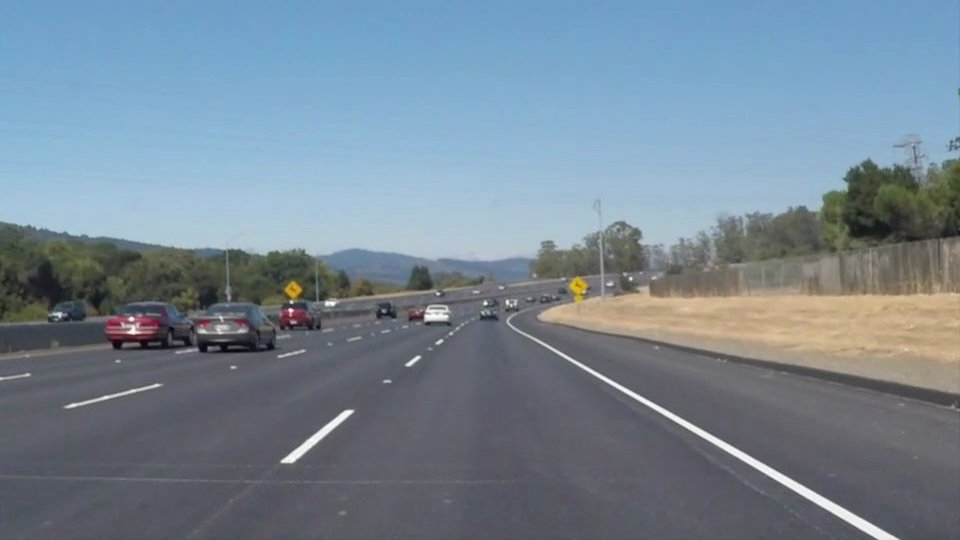
#> input picture test_images/solidWhiteCurve.jpg, 960 x 540 px; its folder holds only this picture in this run
$ python process_image.py
#> lines starting #> are read from the running program, lines starting #| are printed output that depends on the picture; after the words box and inside, x2 and y2 are one past the last pixel; in counts of white or black regions, pixels touching at a corner belong together
import os
import matplotlib.pyplot as plt
import matplotlib.image as mpimg
import numpy as np
import cv2


#def process_image(img):

import math

def grayscale(img):
    """Applies the Grayscale transform
    This will return an image with only one color channel
    but NOTE: to see the returned image as grayscale
    you should call plt.imshow(gray, cmap='gray')"""
    return cv2.cvtColor(img, cv2.COLOR_RGB2GRAY)
    # Or use BGR2GRAY if you read an image with cv2.imread()
    # return cv2.cvtColor(img, cv2.COLOR_BGR2GRAY)


def canny(img, low_threshold, high_threshold):
    """Applies the Canny transform"""
    return cv2.Canny(img, low_threshold, high_threshold)


def gaussian_blur(img, kernel_size):
    """Applies a Gaussian Noise kernel"""
    return cv2.GaussianBlur(img, (kernel_size, kernel_size), 0)


def region_of_interest(img, vertices):
    """
    Applies an image mask.

    Only keeps the region of the image defined by the polygon
    formed from `vertices`. The rest of the image is set to black.
    """
    # defining a blank mask to start with
    mask = np.zeros_like(img)

    # defining a 3 channel or 1 channel color to fill the mask with depending on the input image
    if len(img.shape) > 2:
        channel_count = img.shape[2]  # i.e. 3 or 4 depending on your image
        ignore_mask_color = (255,) * channel_count
    else:
        ignore_mask_color = 255

    # filling pixels inside the polygon defined by "vertices" with the fill color
    cv2.fillPoly(mask, vertices, ignore_mask_color)

    # returning the image only where mask pixels are nonzero
    masked_image = cv2.bitwise_and(img, mask)
    return masked_image


def draw_lines(img, lines, color=[255, 0, 0], thickness=2):
    """
    NOTE: this is the function you might want to use as a starting point once you want to
    average/extrapolate the line segments you detect to map out the full
    extent of the lane (going from the result shown in raw-lines-example.mp4
    to that shown in P1_example.mp4).

    Think about things like separating line segments by their
    slope ((y2-y1)/(x2-x1)) to decide which segments are part of the left
    line vs. the right line.  Then, you can average the position of each of
    the lines and extrapolate to the top and bottom of the lane.

    This function draws `lines` with `color` and `thickness`.
    Lines are drawn on the image inplace (mutates the image).
    If you want to make the lines semi-transparent, think about combining
    this function with the weighted_img() function below
    """
    # for line in lines:
    #     for x1, y1, x2, y2 in line:
    #         cv2.line(img, (x1, y1), (x2, y2), color, thickness)
    #
    left_points = []
    right_points = []

    left_miny = np.shape(img)[0]-1;
    left_maxy = np.shape(img)[0]-1;
    right_miny = np.shape(img)[0]-1;
    right_maxy=np.shape(img)[0]-1;
    for line in lines:
        if line[0][0] < np.shape(img)[1] / 2:
            left_points.append([line[0][0], line[0][1]])
            left_points.append([line[0][2], line[0][3]])
            if line[0][1]<left_miny:
                left_miny=line[0][1]
        else:
            right_points.append([line[0][0], line[0][1]])
            right_points.append([line[0][2], line[0][3]])
            if line[0][1]<right_miny:
                right_miny=line[0][1]

    left_line = cv2.fitLine(np.array([left_points]), cv2.DIST_L2, 0, 0.01, 0.01)
    right_line = cv2.fitLine(np.array([right_points]), cv2.DIST_L2, 0, 0.01, 0.01)

    left_minx = int(left_line[0][0]*(left_miny-left_line[3][0])/left_line[1][0]+left_line[2][0])
    left_maxx = int(left_line[0][0]*(left_maxy-left_line[3][0])/left_line[1][0]+left_line[2][0])

    right_minx = int(right_line[0][0] * (right_miny - right_line[3][0]) / right_line[1][0] + right_line[2][0])
    right_maxx = int(right_line[0][0] * (right_maxy - right_line[3][0]) / right_line[1][0] + right_line[2][0])

    cv2.line(img, (left_minx, left_miny), (left_maxx, left_maxy), color, 5)
    cv2.line(img, (right_minx, right_miny), (right_maxx, right_maxy), color, 5)


def hough_lines(img, rho, theta, threshold, min_line_len, max_line_gap):
    """
    `img` should be the output of a Canny transform.

    Returns an image with hough lines drawn.
    """
    lines = cv2.HoughLinesP(img, rho, theta, threshold, np.array([]), minLineLength=min_line_len,
                            maxLineGap=max_line_gap)
    line_img = np.zeros((img.shape[0], img.shape[1], 3), dtype=np.uint8)
    draw_lines(line_img, lines, [0, 0, 255])
    return line_img


# Python 3 has support for cool math symbols.

def weighted_img(img, initial_img, α=0.8, β=1., λ=0.):
    """
    `img` is the output of the hough_lines(), An image with lines drawn on it.
    Should be a blank image (all black) with lines drawn on it.

    `initial_img` should be the image before any processing.

    The result image is computed as follows:

    initial_img * α + img * β + λ
    NOTE: initial_img and img must be the same shape!
    """
    return cv2.addWeighted(initial_img, α, img, β, λ)


def process_single_image(path):
#> called with path = 'test_images/solidWhiteCurve.jpg'
    raw_img = cv2.imread(path)
#> raw_img is the input picture: shape (540, 960, 3); mean B, G, R 148.1, 134.5, 118.5
    gray_img = grayscale(raw_img)
#> in grayscale, `return cv2.cvtColor(img, cv2.COLOR_RGB2GRAY)`:
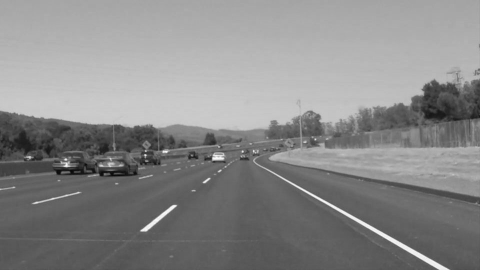
#> returned value: shape (540, 960) (shown at 1/2 size); min 3, max 255, mean 136.7
    blur_img = gaussian_blur(gray_img, 5)
    canny_img = canny(blur_img, 50, 150)
#> in canny, `return cv2.Canny(img, low_threshold, high_threshold)`:
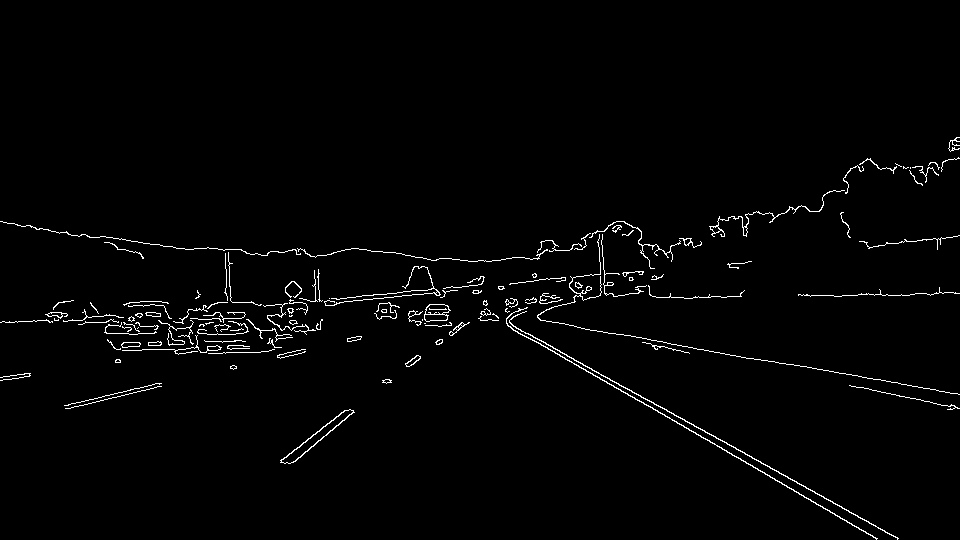
#> returned value: shape (540, 960); 1.7% white in thin lines or dots, all inside (x1, y1, x2, y2) = (0, 137, 960, 540)
    x_dim = np.shape(raw_img)[1]
    y_dim = np.shape(raw_img)[0]
    vertices = np.array([[(10, y_dim - 1), (x_dim - 10, y_dim - 1), (x_dim / 2 + 40, y_dim / 1.65), (x_dim / 2 - 40, y_dim / 1.65)]],dtype=np.int32)
    sub_img = region_of_interest(canny_img, vertices)
#> in region_of_interest, `cv2.fillPoly(mask, vertices, ignore_mask_color)`:
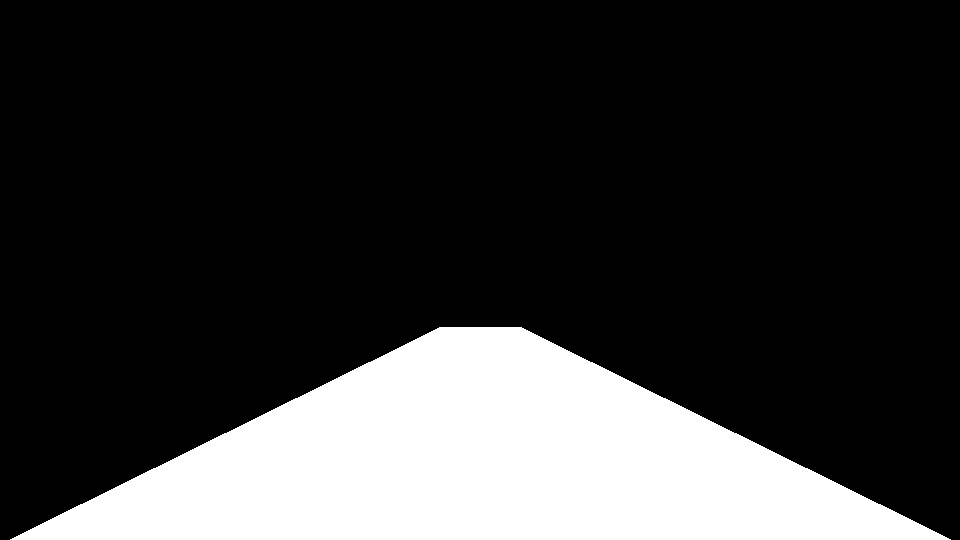
#> mask: shape (540, 960); 21% white; 1 white region, box (x1, y1, x2, y2) and area: (10, 327, 951, 540) 109061
#> in region_of_interest, `masked_image = cv2.bitwise_and(img, mask)`:
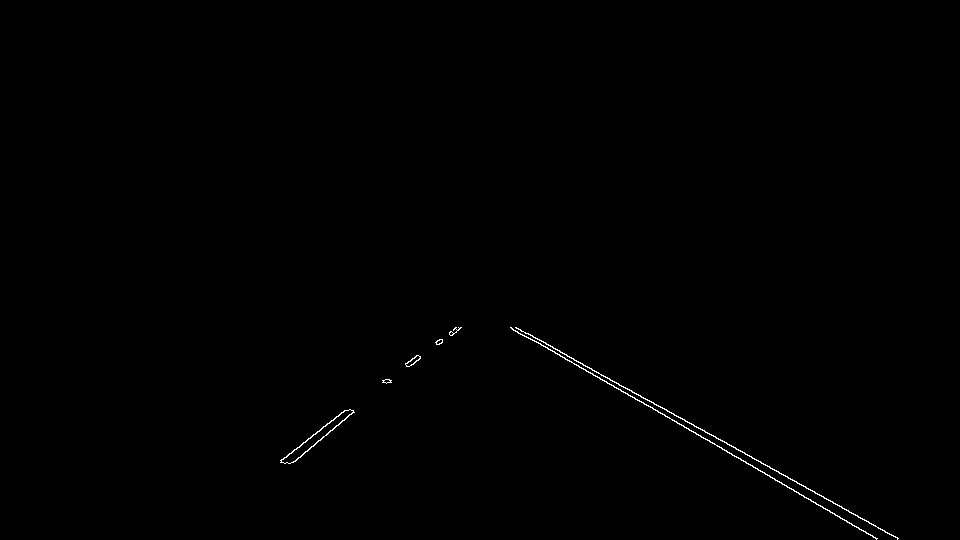
#> masked_image: shape (540, 960); 0.3% white in thin lines or dots, all inside (x1, y1, x2, y2) = (280, 327, 899, 540)
    hough_img = hough_lines(sub_img, 1, 3.14 / 180, 20, 10, 20)
#> in hough_lines, `lines = cv2.HoughLinesP(img, rho, theta, threshold, np.array([]), minL..`: lines = 13 rows, first 6: [516, 327, 898, 538], [510, 327, 876, 538], [511, 327, 834, 513], [293, 462, 353, 412], [281, 460, 320, 430], [382, 382, 455, 327]
#> the loop in draw_lines, `for line in lines:` made 13 passes
#> (line, left_miny) on passes 4, 5, 6, 9: ([[293, 462, 353, 412]], 462), ([[281, 460, 320, 430]], 460), ([[382, 382, 455, 327]], 382), ([[441, 343, 459, 329]], 343)
#> after the loop in draw_lines, `for line in lines:`: left_miny = 343; left_points = [[293, 462], [353, 412], [281, 460], [320, 430], [382, 382], [455, 327], [323, 426], [345, 410], [317, 441], [353, 411], [441, 343], [459, 329], [387, 382], [460, 328], [307, 439], [349, 409], [386, 383], [454, 328]]; right_miny = 327; right_points = [[516, 327], [898, 538], [510, 327], [876, 538], [511, 327], [834, 513], [512, 329], [526, 337]]
#> in draw_lines, `left_line = cv2.fitLine(np.array([left_points]), cv2.DIST_L2, 0, 0.01,..`: left_line = [0.794, -0.608, 370.3, 394.6]
#> in draw_lines, `right_line = cv2.fitLine(np.array([right_points]), cv2.DIST_L2, 0, 0.0..`: right_line = [0.871, 0.491, 647.9, 404.5]
#> in draw_lines, `left_minx = int(left_line[0][0]*(left_miny-left_line[3][0])/left_line[..`: left_minx = 437
#> in draw_lines, `left_maxx = int(left_line[0][0]*(left_maxy-left_line[3][0])/left_line[..`: left_maxx = 181
#> in draw_lines, `right_minx = int(right_line[0][0] * (right_miny - right_line[3][0]) / ..`: right_minx = 510
#> in draw_lines, `right_maxx = int(right_line[0][0] * (right_maxy - right_line[3][0]) / ..`: right_maxx = 886
#> in draw_lines, `cv2.line(img, (right_minx, right_miny), (right_maxx, right_maxy), colo..`:
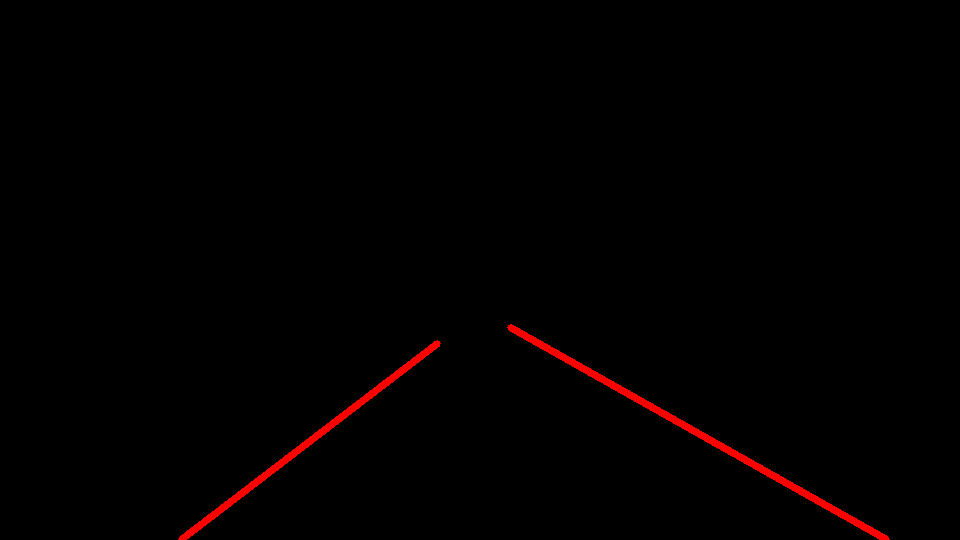
#> img: shape (540, 960, 3); mean of channels 0, 1, 2 0, 0, 2.7; drawn as B, G, R
    hough_img = gaussian_blur(hough_img, 5)
    weighted_image = weighted_img(raw_img, hough_img)
    return weighted_image

filenames=os.listdir('test_images/')
for name in filenames:
    file_path='test_images/'+name
    img=process_single_image(file_path)
    cv2.imshow(name + 'weighted', img)
    cv2.imwrite(file_path[0:len(file_path)-4]+'_result.jpg', img)
    # blur_img = gaussian_blur(weighted_image, 5)
    # cv2.imshow(name + 'wb', weighted_image)
    cv2.waitKey(0)
    cv2.destroyAllWindows()

$ run again, on test_images/solidYellowLeft.jpg
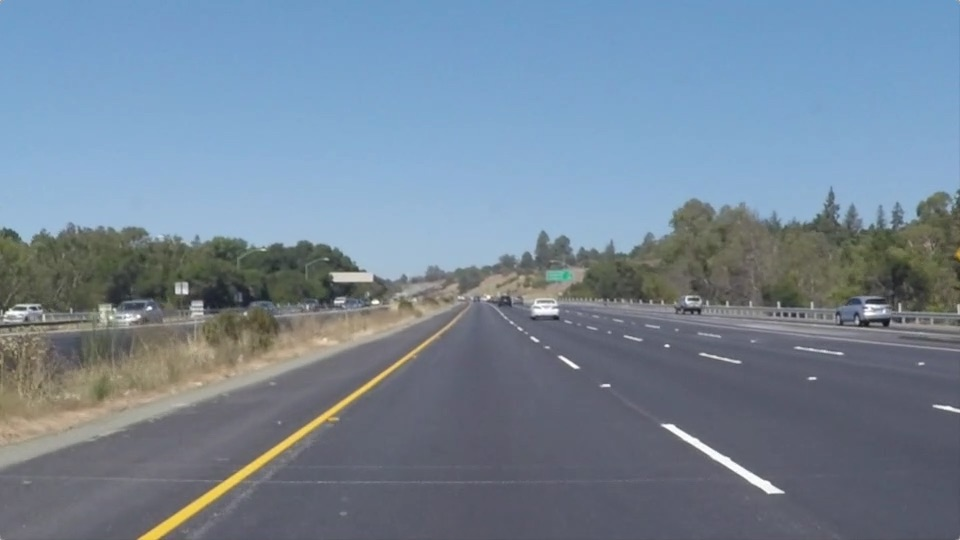
#> input picture test_images/solidYellowLeft.jpg, 960 x 540 px
#> in process_single_image, raw_img is the input picture: shape (540, 960, 3); mean B, G, R 150.8, 133.6, 116.5
#> in canny, `return cv2.Canny(img, low_threshold, high_threshold)`:
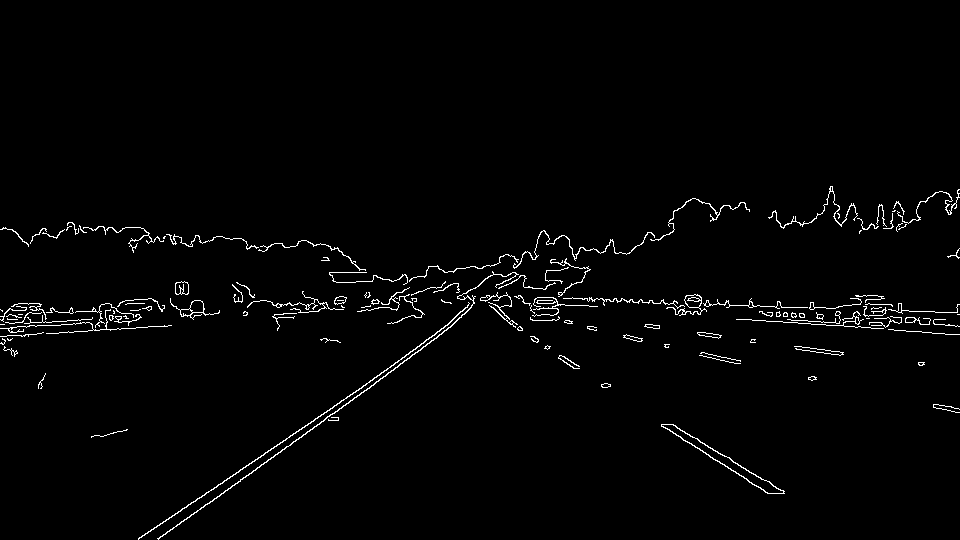
#> returned value: shape (540, 960); 1.7% white in thin lines or dots, all inside (x1, y1, x2, y2) = (0, 186, 960, 540)
#> mask: shape (540, 960); 21% white; 1 white region, box (x1, y1, x2, y2) and area: (10, 327, 951, 540) 109061
#> masked_image: shape (540, 960); 0.3% white in thin lines or dots, all inside (x1, y1, x2, y2) = (138, 327, 785, 540)
#> lines = 19 rows, first 6: [138, 539, 365, 385], [209, 503, 436, 338], [158, 539, 354, 397], [670, 424, 783, 492], [724, 464, 768, 493], [661, 424, 765, 492]
#> the loop in draw_lines, `for line in lines:` made 19 passes
#> (line, left_miny) on passes 2, 8, 9, 12, 13: ([[209, 503, 436, 338]], 503), ([[334, 405, 379, 375]], 405), ([[356, 391, 444, 327]], 391), ([[376, 381, 422, 348]], 381), ([[423, 346, 450, 327]], 346)
#> after the loop in draw_lines, `for line in lines:`: left_miny = 346; left_points = [[138, 539], [365, 385], [209, 503], [436, 338], [158, 539], [354, 397], [334, 405], [379, 375], [356, 391], [444, 327], [158, 538], [205, 504], [376, 381], [422, 348], [423, 346], [450, 327], [338, 403], [443, 327], [138, 538], [342, 400]]; right_miny = 327; right_points = [[670, 424], [783, 492], [724, 464], [768, 493], [661, 424], [765, 492], [672, 424], [784, 491], [518, 327], [579, 366], [558, 358], [575, 368], [661, 425], [685, 441], [518, 330], [578, 366], [531, 339], [576, 368]]
#> left_line = [0.815, -0.579, 323.4, 415.5]
#> right_line = [0.844, 0.536, 644.8, 410.7]
#> left_minx = 421
#> left_maxx = 149
#> right_minx = 512
#> right_maxx = 847
#> in draw_lines, `cv2.line(img, (right_minx, right_miny), (right_maxx, right_maxy), colo..`:
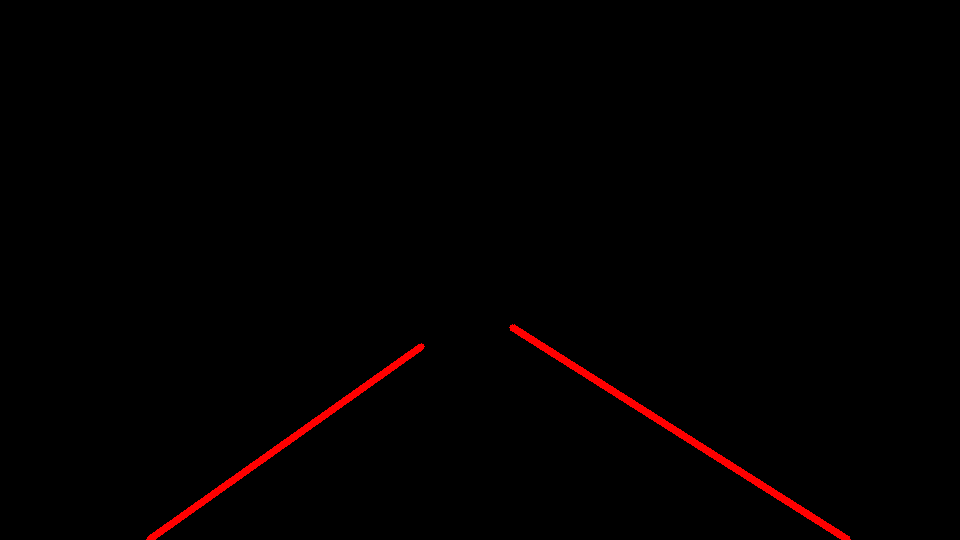
#> img: shape (540, 960, 3); mean of channels 0, 1, 2 0, 0, 2.6; drawn as B, G, R
